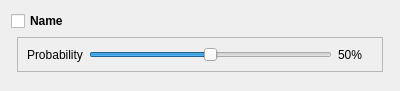
<?xml version="1.0" encoding="UTF-8"?>
<!--
Copyright 2011, 2012 Aurelien Da Campo, Cyprien Huissoud

This file is part of Genecraft-Project.

Genecraft-Project is free software: you can redistribute it and/or modify
it under the terms of the GNU General Public License as published by
the Free Software Foundation, either version 3 of the License, or
(at your option) any later version.

Genecraft-Project is distributed in the hope that it will be useful,
but WITHOUT ANY WARRANTY; without even the implied warranty of
MERCHANTABILITY or FITNESS FOR A PARTICULAR PURPOSE.  See the
GNU General Public License for more details.

You should have received a copy of the GNU General Public License
along with Genecraft-Project.  If not, see <http://www.gnu.org/licenses/>.
-->
<ui version="4.0">
 <class>SimpleProbabilityController</class>
 <widget class="QWidget" name="SimpleProbabilityController">
  <property name="geometry">
   <rect>
    <x>0</x>
    <y>0</y>
    <width>400</width>
    <height>91</height>
   </rect>
  </property>
  <property name="windowTitle">
   <string>Form</string>
  </property>
  <property name="whatsThis">
   <string>&lt;!DOCTYPE HTML PUBLIC &quot;-//W3C//DTD HTML 4.0//EN&quot; &quot;http://www.w3.org/TR/REC-html40/strict.dtd&quot;&gt;
&lt;html&gt;&lt;head&gt;&lt;meta name=&quot;qrichtext&quot; content=&quot;1&quot; /&gt;&lt;style type=&quot;text/css&quot;&gt;
p, li { white-space: pre-wrap; }
&lt;/style&gt;&lt;/head&gt;&lt;body style=&quot; font-family:'MS Shell Dlg 2'; font-size:8.25pt; font-weight:400; font-style:normal;&quot;&gt;
&lt;p style=&quot; margin-top:0px; margin-bottom:0px; margin-left:0px; margin-right:0px; -qt-block-indent:0; text-indent:0px;&quot;&gt;&lt;span style=&quot; font-size:12pt; font-weight:600; color:#000000;&quot;&gt;Simple Proba Mutation&lt;/span&gt;&lt;/p&gt;
&lt;p style=&quot;-qt-paragraph-type:empty; margin-top:0px; margin-bottom:0px; margin-left:0px; margin-right:0px; -qt-block-indent:0; text-indent:0px; font-size:12pt; font-weight:600;&quot;&gt;&lt;/p&gt;
&lt;p style=&quot; margin-top:0px; margin-bottom:0px; margin-left:0px; margin-right:0px; -qt-block-indent:0; text-indent:0px;&quot;&gt;&lt;span style=&quot; font-size:8pt; font-weight:600;&quot;&gt;Probability&lt;/span&gt;&lt;/p&gt;
&lt;p style=&quot;-qt-paragraph-type:empty; margin-top:0px; margin-bottom:0px; margin-left:0px; margin-right:0px; -qt-block-indent:0; text-indent:0px; font-size:8pt;&quot;&gt;&lt;/p&gt;
&lt;p style=&quot; margin-top:0px; margin-bottom:0px; margin-left:0px; margin-right:0px; -qt-block-indent:0; text-indent:0px;&quot;&gt;&lt;span style=&quot; font-size:8pt;&quot;&gt;Probability of a specific mutation occurrence.&lt;/span&gt;&lt;/p&gt;&lt;/body&gt;&lt;/html&gt;</string>
  </property>
  <layout class="QGridLayout" name="gridLayout">
   <item row="0" column="0" colspan="3">
    <widget class="QCheckBox" name="cbName">
     <property name="font">
      <font>
       <weight>75</weight>
       <bold>true</bold>
      </font>
     </property>
     <property name="text">
      <string>Name</string>
     </property>
    </widget>
   </item>
   <item row="1" column="1">
    <widget class="QFrame" name="fForm">
     <property name="frameShape">
      <enum>QFrame::StyledPanel</enum>
     </property>
     <property name="frameShadow">
      <enum>QFrame::Raised</enum>
     </property>
     <layout class="QGridLayout" name="gridLayout_2">
      <item row="0" column="0">
       <widget class="QLabel" name="label">
        <property name="text">
         <string>Probability</string>
        </property>
       </widget>
      </item>
      <item row="0" column="1">
       <widget class="QSlider" name="sProbability">
        <property name="maximum">
         <number>1000</number>
        </property>
        <property name="value">
         <number>500</number>
        </property>
        <property name="sliderPosition">
         <number>500</number>
        </property>
        <property name="orientation">
         <enum>Qt::Horizontal</enum>
        </property>
       </widget>
      </item>
      <item row="0" column="2">
       <widget class="QLabel" name="lProbabilty">
        <property name="minimumSize">
         <size>
          <width>35</width>
          <height>0</height>
         </size>
        </property>
        <property name="text">
         <string>50%</string>
        </property>
       </widget>
      </item>
     </layout>
    </widget>
   </item>
   <item row="2" column="1">
    <spacer name="verticalSpacer_3">
     <property name="orientation">
      <enum>Qt::Vertical</enum>
     </property>
     <property name="sizeHint" stdset="0">
      <size>
       <width>50</width>
       <height>22</height>
      </size>
     </property>
    </spacer>
   </item>
  </layout>
 </widget>
 <resources/>
 <connections/>
</ui>
